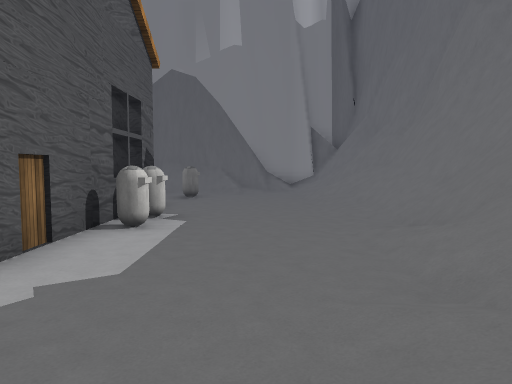
view 1 (above)

16 first-person views from a walk through a scene from a Unity 3-D project. The camera is 1.3 m above the floor, tilts 4° down and sees 70° across. The floor is counted in squares, 2 m on a side. Each view is taken from the middle of a square. On the plan, view 1 faces up. The plan holds only what a view shows up to about 11 squares ahead; the rest is blank. The place goes on beyond the plan. The player character is not drawn. Some animated figures are left out. Some surface patterns are stand-ins.

view 2
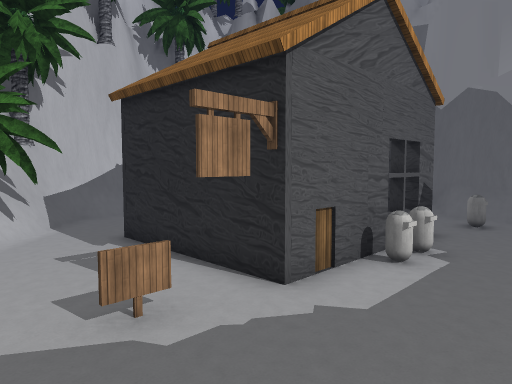

view 3
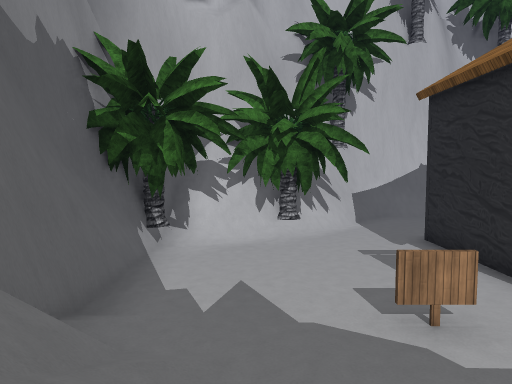

view 4
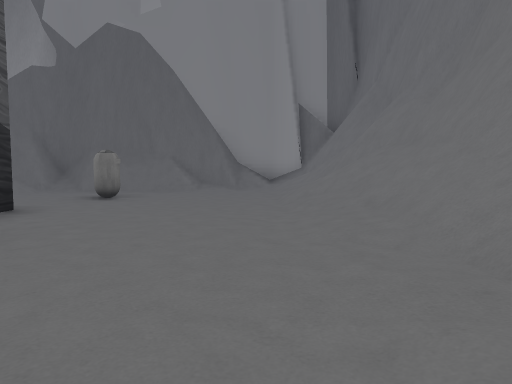

view 5
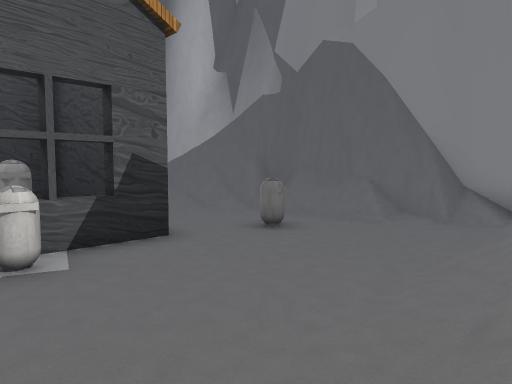

view 6
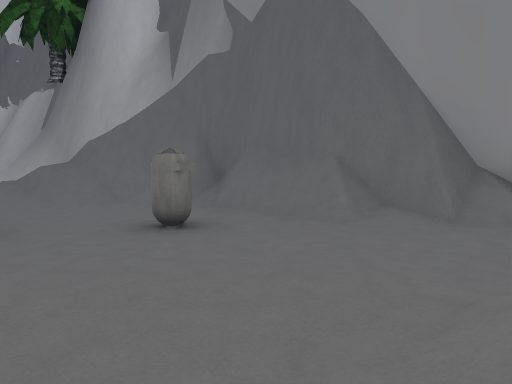

view 7
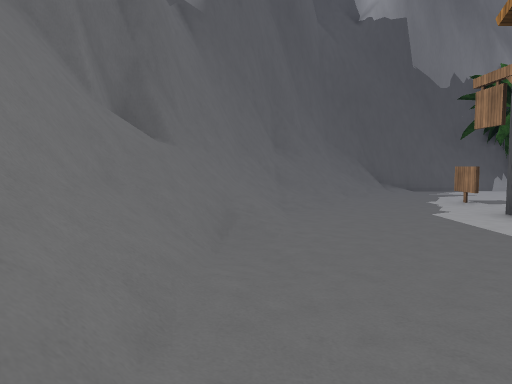

view 8
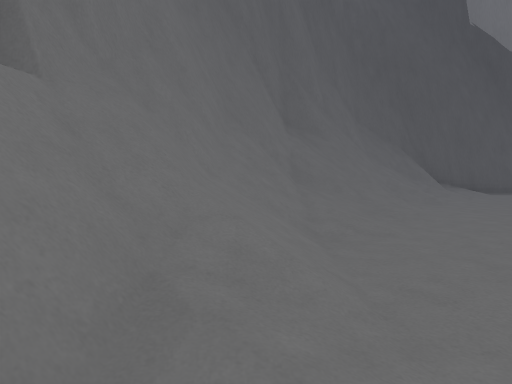

view 9
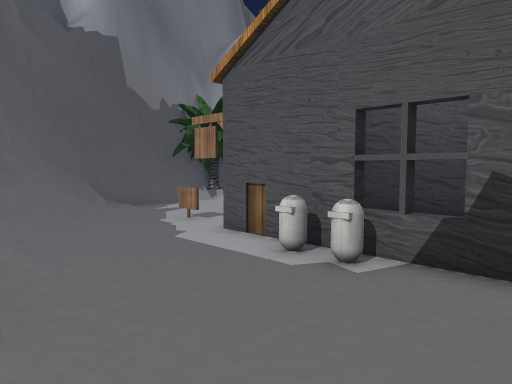

view 10
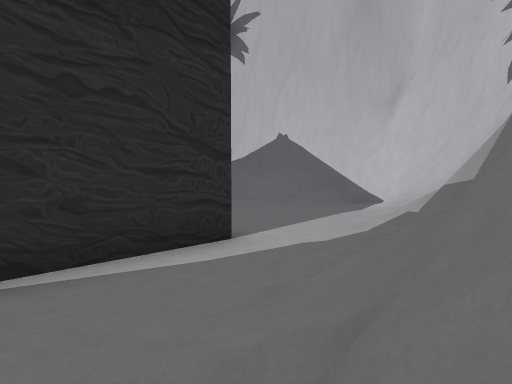

view 11
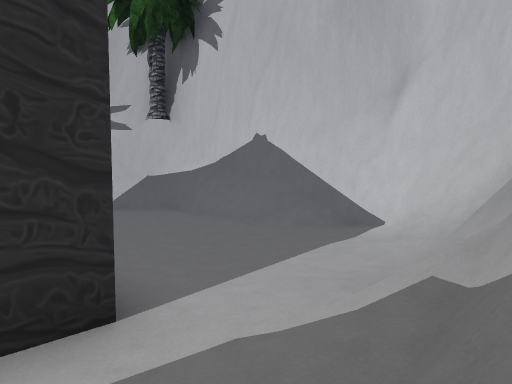

view 12
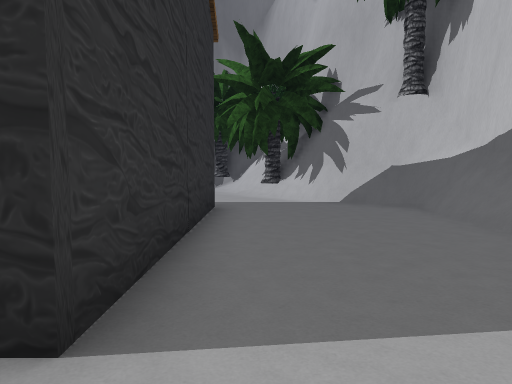

view 13
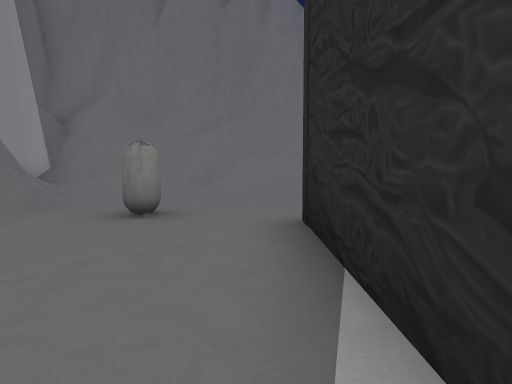

view 14
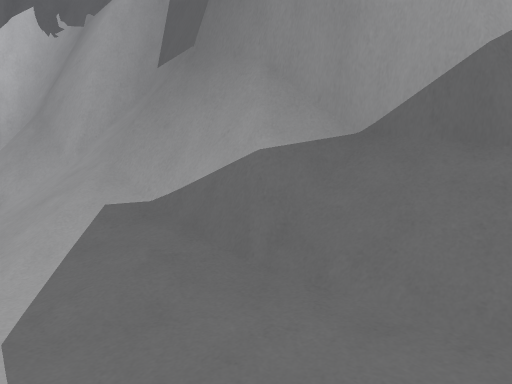

view 15
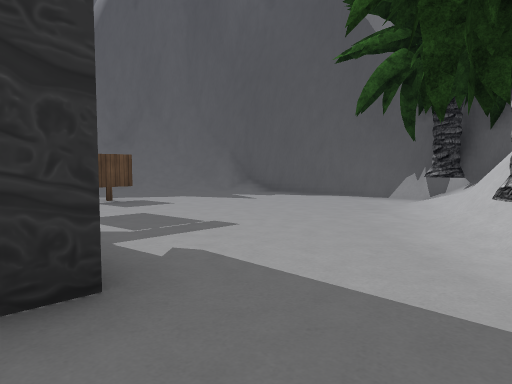

view 16
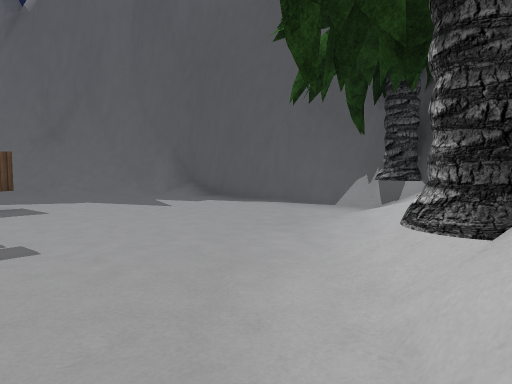

### Floor plan
Key: @ floor where view 1 was taken; # wall or solid block; . main floor; : floor 0.25 m higher than the main floor; / step, stairs or slope; ^ raised ledge; O other object.
Columns run from 14 left of view 1 to 5 right of it. Each row starts with its distance up from view 1.
 16               ####
 15           #####//#
 14         ####///:/##
 13     #####/......//#
 12  #####///...O...//#
 11 ###////:......../##
 10 #//.............//#
  9 #/....######....//#
  8 #/....#OO  ^....//#
  7 ##....#    ^O...//#
  6 ##....#    #O...:/##
  5  #....#    #....///#
  4  #....######....///#
  3  ##.............//##
  2   ##...........//##
  1    ##......#..///#
  0     ##.......:@/##
 -1     ##......:///#
 -2      #/.....//###
 -3      ##....//###
 -4      #########

Where each view was taken, in squares from view 1:
view 1: 0 up, 0 right, facing up
view 2: 1 down, 1 right, facing up-left
view 3: 1 down, 1 right, facing left
view 4: 4 up, 1 right, facing up
view 5: 6 up, 3 right, facing up-left
view 6: 9 up, 2 right, facing up-left
view 7: 10 up, 2 right, facing down
view 8: 6 up, 2 right, facing down
view 9: 10 up, 3 right, facing down-left
view 10: 13 up, 5 left, facing down-left
view 11: 12 up, 7 left, facing down-left
view 12: 11 up, 9 left, facing down
view 13: 10 up, 7 left, facing right
view 14: 10 up, 7 left, facing up-left
view 15: 4 up, 10 left, facing down-right
view 16: 2 up, 10 left, facing down-right
